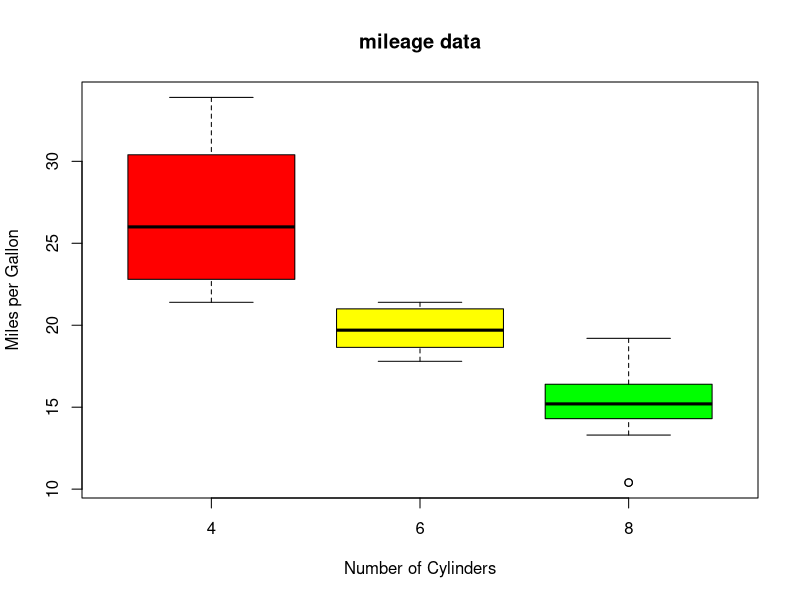

The R script that drew this image:
boxplot(mpg ~ cyl, data = mtcars, xlab = "Number of Cylinders", 
        ylab = "Miles per Gallon", main = "mileage data", col = c("red","yellow","green"))